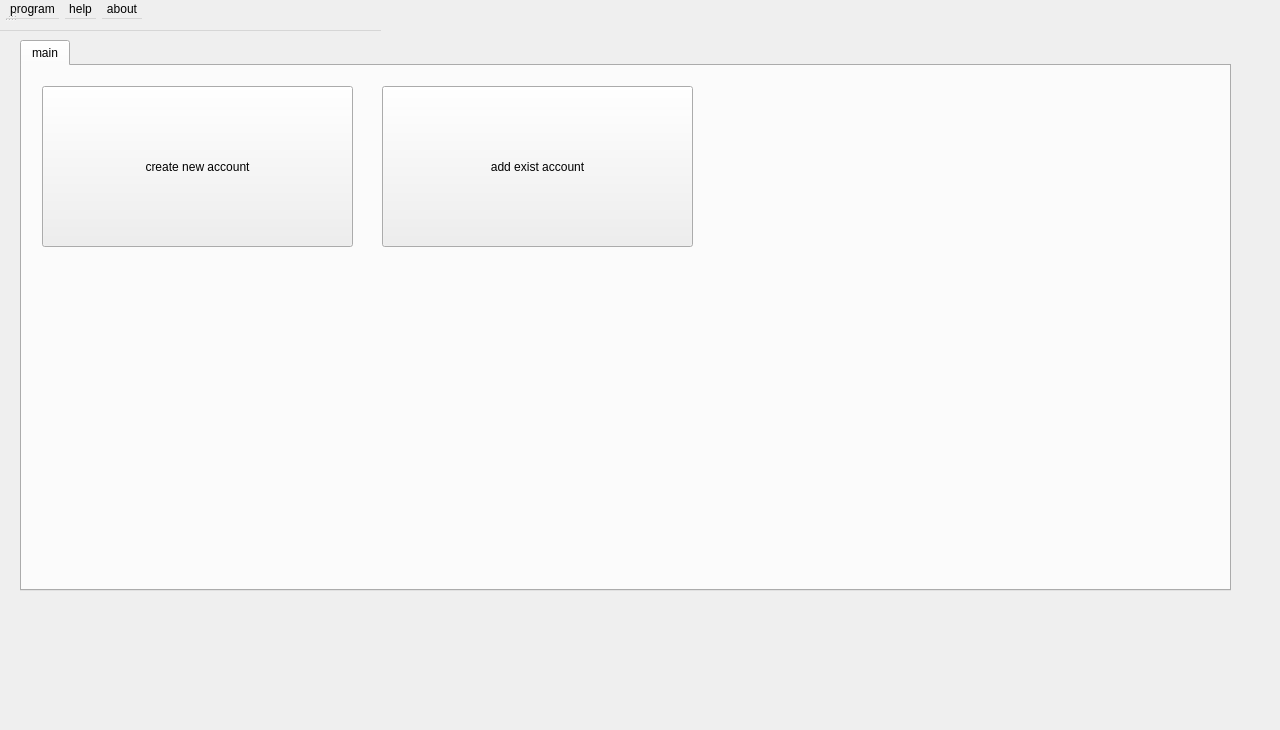
<ui version="4.0" >
 <class>MainWindow1</class>
 <widget class="QWidget" name="MainWindow1" >
  <property name="geometry" >
   <rect>
    <x>0</x>
    <y>0</y>
    <width>1280</width>
    <height>730</height>
   </rect>
  </property>
  <property name="windowTitle" >
   <string>MyCash[*]</string>
  </property>
  <widget class="QTabWidget" name="tabWidgetMain" >
   <property name="enabled" >
    <bool>true</bool>
   </property>
   <property name="geometry" >
    <rect>
     <x>20</x>
     <y>40</y>
     <width>1211</width>
     <height>551</height>
    </rect>
   </property>
   <property name="currentIndex" >
    <number>0</number>
   </property>
   <widget class="QWidget" name="tabMain" >
    <attribute name="title" >
     <string>main</string>
    </attribute>
    <widget class="QPushButton" name="buttonNeuKonto" >
     <property name="geometry" >
      <rect>
       <x>20</x>
       <y>20</y>
       <width>311</width>
       <height>161</height>
      </rect>
     </property>
     <property name="text" >
      <string>create new account</string>
     </property>
    </widget>
    <widget class="QPushButton" name="buttonAddKonto" >
     <property name="geometry" >
      <rect>
       <x>360</x>
       <y>20</y>
       <width>311</width>
       <height>161</height>
      </rect>
     </property>
     <property name="text" >
      <string>add exist account</string>
     </property>
     <property name="flat" >
      <bool>false</bool>
     </property>
    </widget>
   </widget>
  </widget>
  <widget class="QMenuBar" name="menubar" >
   <property name="geometry" >
    <rect>
     <x>0</x>
     <y>0</y>
     <width>381</width>
     <height>31</height>
    </rect>
   </property>
   <widget class="QMenu" name="menuProgramm" >
    <property name="title" >
     <string>program</string>
    </property>
    <addaction name="actionNeu" />
    <addaction name="actionOeffnen" />
    <addaction name="actionSave" />
    <addaction name="actionSaveAs" />
    <addaction name="actionBeenden" />
   </widget>
   <widget class="QMenu" name="menuHilfe" >
    <property name="title" >
     <string>help</string>
    </property>
   </widget>
   <widget class="QMenu" name="menu_ber" >
    <property name="title" >
     <string>about</string>
    </property>
    <addaction name="actionMyCash" />
    <addaction name="actionQt" />
   </widget>
   <addaction name="menuProgramm" />
   <addaction name="menuHilfe" />
   <addaction name="menu_ber" />
  </widget>
  <widget class="QStatusBar" name="statusbar" >
   <property name="geometry" >
    <rect>
     <x>0</x>
     <y>0</y>
     <width>16</width>
     <height>22</height>
    </rect>
   </property>
  </widget>
  <action name="actionNeu" >
   <property name="text" >
    <string>new</string>
   </property>
  </action>
  <action name="actionBeenden" >
   <property name="text" >
    <string>exit</string>
   </property>
   <property name="shortcut" >
    <string>Ctrl+B</string>
   </property>
  </action>
  <action name="actionMyCash" >
   <property name="text" >
    <string>MyCash</string>
   </property>
  </action>
  <action name="actionQt" >
   <property name="text" >
    <string>Qt</string>
   </property>
  </action>
  <action name="actionOeffnen" >
   <property name="text" >
    <string>open</string>
   </property>
   <property name="shortcut" >
    <string>Ctrl+O</string>
   </property>
  </action>
  <action name="actionSave" >
   <property name="text" >
    <string>save</string>
   </property>
   <property name="shortcut" >
    <string>Ctrl+S</string>
   </property>
   <property name="shortcutContext" >
    <enum>Qt::ApplicationShortcut</enum>
   </property>
  </action>
  <action name="actionSaveAs" >
   <property name="text" >
    <string>save as</string>
   </property>
  </action>
 </widget>
 <resources/>
 <connections>
  <connection>
   <sender>actionBeenden</sender>
   <signal>triggered()</signal>
   <receiver>MainWindow1</receiver>
   <slot>close()</slot>
   <hints>
    <hint type="sourcelabel" >
     <x>-1</x>
     <y>-1</y>
    </hint>
    <hint type="destinationlabel" >
     <x>639</x>
     <y>364</y>
    </hint>
   </hints>
  </connection>
 </connections>
</ui>
